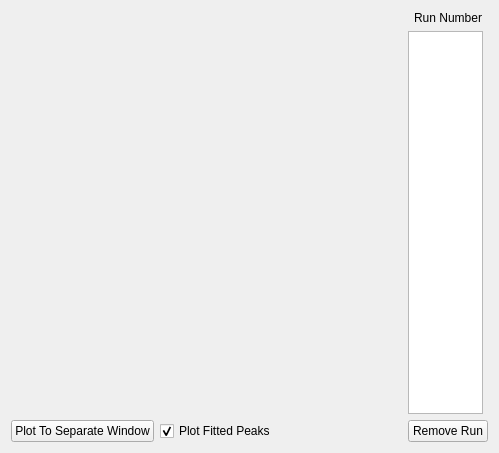
<?xml version="1.0" encoding="UTF-8"?>
<ui version="4.0">
 <class>EnggDiffMultiRunFittingWidget</class>
 <widget class="QWidget" name="EnggDiffMultiRunFittingWidget">
  <property name="geometry">
   <rect>
    <x>0</x>
    <y>0</y>
    <width>499</width>
    <height>453</height>
   </rect>
  </property>
  <property name="windowTitle">
   <string>Form</string>
  </property>
  <layout class="QGridLayout" name="gridLayout">
   <item row="0" column="1">
    <widget class="QLabel" name="label_runLabels">
     <property name="text">
      <string>Run Number</string>
     </property>
     <property name="alignment">
      <set>Qt::AlignCenter</set>
     </property>
    </widget>
   </item>
   <item row="1" column="0">
    <widget class="QwtPlot" name="plotArea">
     <property name="sizePolicy">
      <sizepolicy hsizetype="Expanding" vsizetype="Expanding">
       <horstretch>4</horstretch>
       <verstretch>2</verstretch>
      </sizepolicy>
     </property>
     <property name="minimumSize">
      <size>
       <width>0</width>
       <height>0</height>
      </size>
     </property>
     <property name="sizeIncrement">
      <size>
       <width>2</width>
       <height>2</height>
      </size>
     </property>
    </widget>
   </item>
   <item row="1" column="1">
    <widget class="QListWidget" name="listWidget_runLabels">
     <property name="minimumSize">
      <size>
       <width>75</width>
       <height>0</height>
      </size>
     </property>
     <property name="maximumSize">
      <size>
       <width>75</width>
       <height>16777215</height>
      </size>
     </property>
    </widget>
   </item>
   <item row="2" column="1">
    <widget class="QPushButton" name="pushButton_removeRun">
     <property name="text">
      <string>Remove Run</string>
     </property>
    </widget>
   </item>
   <item row="2" column="0">
    <layout class="QHBoxLayout" name="horizontalLayout_plotControls">
     <item>
      <widget class="QPushButton" name="pushButton_plotToSeparateWindow">
       <property name="text">
        <string>Plot To Separate Window</string>
       </property>
      </widget>
     </item>
     <item>
      <widget class="QCheckBox" name="checkBox_plotFittedPeaks">
       <property name="text">
        <string>Plot Fitted Peaks</string>
       </property>
       <property name="checked">
        <bool>true</bool>
       </property>
      </widget>
     </item>
     <item>
      <spacer name="horizontalSpacer">
       <property name="orientation">
        <enum>Qt::Horizontal</enum>
       </property>
       <property name="sizeHint" stdset="0">
        <size>
         <width>40</width>
         <height>20</height>
        </size>
       </property>
      </spacer>
     </item>
    </layout>
   </item>
  </layout>
 </widget>
 <customwidgets>
  <customwidget>
   <class>QwtPlot</class>
   <extends>QFrame</extends>
   <header>qwt_plot.h</header>
   <container>1</container>
  </customwidget>
 </customwidgets>
 <resources/>
 <connections/>
</ui>
